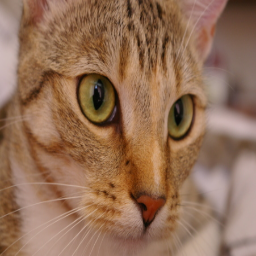
#> input picture PracticalDIP/images/sample_cat.png, 256 x 256 px, found by its file name
$ python 15_arithmetic_coding.py
#> lines starting #> are read from the running program, lines starting #| are printed output that depends on the picture
# Arithmetic Coding for Lossless Image Compression
from decimal import Decimal, getcontext
from PIL import Image
import matplotlib.pyplot as plt
import numpy as np
import skimage.data

getcontext().prec = 100
IMAGE_FILE = "images/sample_cat.png"

def build_cdf(probs):
    # build cumulative probability intervals [low, high)
    cdf, cur, syms = {}, Decimal(0), list(probs)
    for s in syms:
        nxt = Decimal(1) if s == syms[-1] else cur + probs[s]
        cdf[s], cur = (cur, nxt), nxt
    return cdf

def arith_encode(seq, cdf):
    # narrow interval [lo, hi) per symbol and return midpoint tag
    lo, hi = Decimal(0), Decimal(1)
    for s in seq:
        lo, hi = lo + (hi - lo) * cdf[s][0], lo + (hi - lo) * cdf[s][1]
    return Decimal("0.5") * (lo + hi), lo, hi

def arith_decode(tag, length, cdf):
    # decode fixed-length sequence from scalar tag in [0, 1)
#> called with length = 5
    lo, hi, out, last_s = Decimal(0), Decimal(1), [], list(cdf)[-1]
    for _ in range(length):
        sc = (tag - lo) / (hi - lo)
        for s, (s_lo, s_hi) in cdf.items():
            if s_lo <= sc < s_hi or s == last_s:
                out.append(s)
                lo, hi = lo + (hi - lo) * s_lo, lo + (hi - lo) * s_hi
                break
    return out

# verify interval narrowing on sample sequence "a1 a2 a3 a3 a4"
ex_cdf = build_cdf({k: Decimal(v) for k, v in [("a1", "0.2"), ("a2", "0.2"), ("a3", "0.4"), ("a4", "0.2")]})
ex_seq = ["a1", "a2", "a3", "a3", "a4"]
tag, lo, hi = arith_encode(ex_seq, ex_cdf)
print("Arithmetic Coding (5-Symbol Verification)")
print(f"Interval: [{lo:.5f}, {hi:.5f}) | Tag: {tag:.5f}")
print(f"Expected: [0.06752, 0.06880) | Lossless: {arith_decode(tag, len(ex_seq), ex_cdf) == ex_seq}")

# load 256x256 quantized grayscale image (16 levels) and encode in 32-px blocks
raw = Image.open(IMAGE_FILE).convert("L") if IMAGE_FILE else Image.fromarray(skimage.data.astronaut()).convert("L")
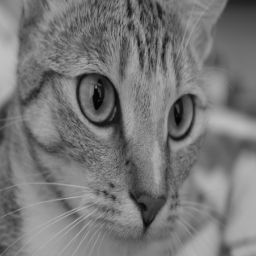
#> raw: PIL image 256x256 L; min 4, max 193, mean 119
q_img = np.asarray(raw.resize((256, 256)), dtype=np.uint8) // 16
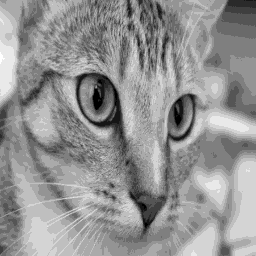
#> q_img: shape (256, 256); min 0, max 12, mean 6.96; drawn with min black and max white
vals, cnts = np.unique(q_img, return_counts=True)
#> vals = [0, 1, 2, 3, 4, 5, 6, 7, 8, 9, 10, 11, 12]; cnts = [218, 606, 980, 1681, 3241, 6709, 11409, 13546, 12647, 8282, 5124, 1066, 27]
cdf = build_cdf({int(v): Decimal(int(c)) / Decimal(int(q_img.size)) for v, c in zip(vals, cnts)})
#> the loop in build_cdf (call 2), `for s in syms:` made 13 passes
#> cdf = 13 items
flat, blk = q_img.ravel().tolist(), 32
#> blk = 32
enc = [arith_encode(flat[i:i + blk], cdf) for i in range(0, len(flat), blk)]
#> the loop in arith_encode (call 2), `for s in seq:` made 32 passes
#> s on passes 1, 2, 3, 4, 5, 6, 10, 11, 12, 13, 14, 15: 7, 7, 7, 7, 7, 7, 8, 8, 8, 8, 8, 8
#> enc = 2048 items
rec = np.array([s for t, _, _ in enc for s in arith_decode(t, blk, cdf)], dtype=np.uint8).reshape(q_img.shape)
blk_bits = [int(np.ceil(-float((b_hi - b_lo).ln() / Decimal(2).ln()))) + 1 for _, b_lo, b_hi in enc]
#> blk_bits = 2048 values, max 190 at index 979, min 75 at index 21, mean 97.51
comp_bits, probs = sum(blk_bits), cnts / q_img.size
#> comp_bits = 199695; probs = [0.00333, 0.00925, 0.015, 0.0257, 0.0495, 0.102, 0.174, 0.207, 0.193, 0.126, 0.0782, 0.0163, 0.000412]
print(f"\nImage Compression (256x256, 16-level, block={blk})")
#| Image Compression (256x256, 16-level, block=32)
print(f"Raw (4-bit): {q_img.size * 4} bits | Arith bits: {comp_bits} | Ratio: {q_img.size * 4 / comp_bits:.3f}x")
#| Raw (4-bit): 262144 bits | Arith bits: 199695 | Ratio: 1.313x
print(f"Avg bpp: {comp_bits / q_img.size:.4f} | Entropy: {float(-np.sum(probs * np.log2(probs))):.4f} | Lossless: {np.array_equal(q_img, rec)}")
#| Avg bpp: 3.0471 | Entropy: 3.0003 | Lossless: True
# display original quantized image, decoded image, histogram, and block bits
fig, axes = plt.subplots(2, 2, figsize=(9, 6.5))
for ax, im, t in [(axes[0, 0], q_img, "Quantized Grayscale (4.00 bpp)"),
                  (axes[0, 1], rec, f"Arithmetic Decoded ({comp_bits / q_img.size:.2f} bpp)")]:
    ax.imshow(im, cmap="gray", vmin=0, vmax=15)
    ax.set_title(t, fontsize=9)
    ax.axis("off")
#> this loop made 2 passes
#> t on passes 1 to 2: 'Quantized Grayscale (4.00 bpp)', 'Arithmetic Decoded (3.05 bpp)'
axes[1, 0].bar(vals, probs, color="steelblue")
axes[1, 0].set_title("16-Level Probability Distribution", fontsize=9)
axes[1, 1].hist(blk_bits, bins=18, color="seagreen")
axes[1, 1].set_title("Encoded Bits per 32-Pixel Block", fontsize=9)
plt.tight_layout()
plt.savefig("outputs/15_arithmetic_coding.jpg", dpi=150)
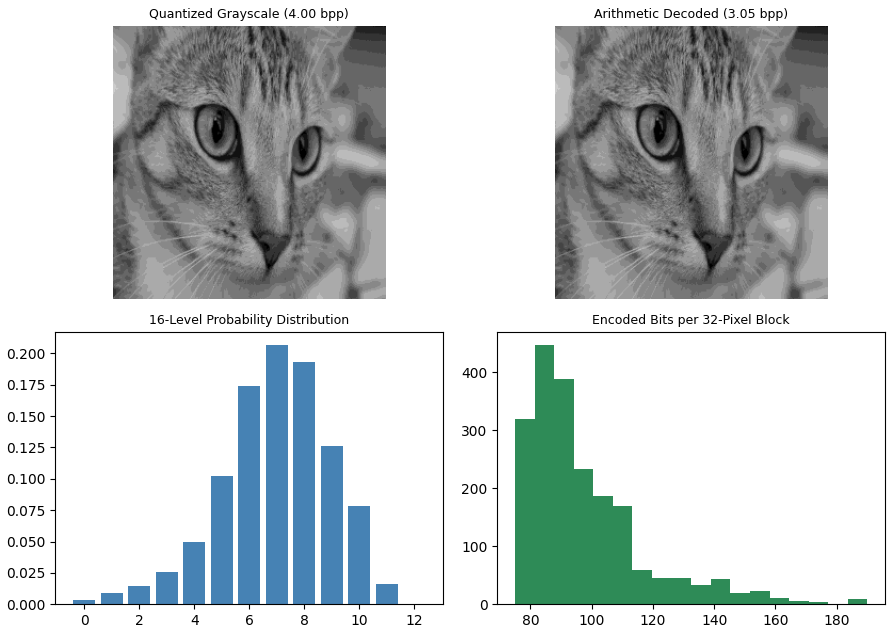
#> figure drawn by matplotlib, 4 panels; panel 3: tallest bar 0.207 high, from x = 6.6 to 7.4; panel 4: tallest bar 447 high, from x = 81.39 to 87.78
try:
    plt.show()
except Exception:
    print("Plot saved as output.png")
